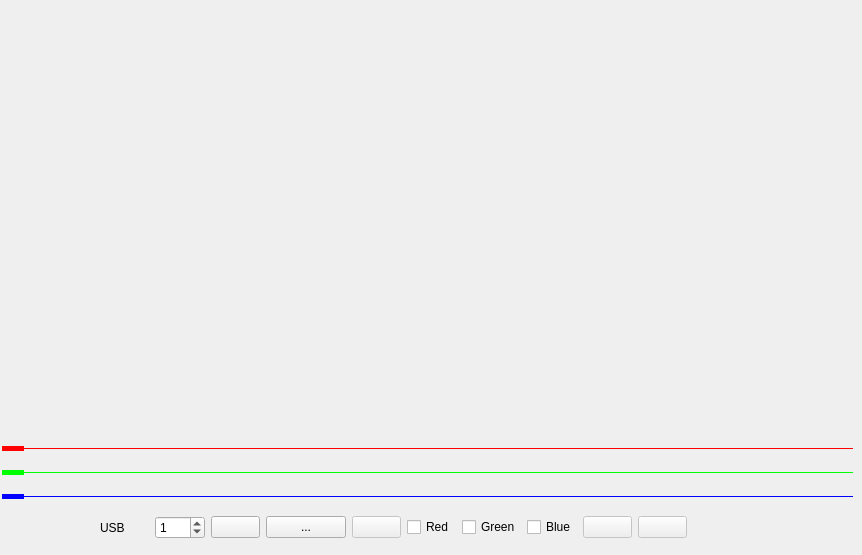
    <widget class="QWidget" name="tab_5">
     <attribute name="title">
      <string>Spectrometer</string>
     </attribute>
     <widget class="QWidget" name="layoutWidget4">
      <property name="geometry">
       <rect>
        <x>2</x>
        <y>438</y>
        <width>851</width>
        <height>71</height>
       </rect>
      </property>
      <layout class="QGridLayout" name="gridColors">
       <item row="0" column="0">
        <widget class="QSlider" name="slideRedLen">
         <property name="enabled">
          <bool>false</bool>
         </property>
         <property name="toolTip">
          <string>&lt;html&gt;&lt;head/&gt;&lt;body&gt;&lt;p&gt;611.3&lt;/p&gt;&lt;/body&gt;&lt;/html&gt;</string>
         </property>
         <property name="styleSheet">
          <string notr="true">QSlider::groove:horizontal {
    height: 1px; /* the groove expands to the size of the slider by default. by giving it a height, it has a fixed size */
    background: qlineargradient(x1:0, y1:0, x2:0, y2:1, stop:0 #F00, stop:1 #F00);
    margin: 2px 0;
}


QSlider::handle:horizontal {
    background: qlineargradient(x1:0, y1:0, x2:1, y2:1, stop:0 #F00, stop:1 #F00);
    border: 2px solid #F00;
    width: 18px;
    margin: -2px 0; /* handle is placed by default on the contents rect of the groove. Expand outside the groove */
    border-radius: 3px;
}</string>
         </property>
         <property name="orientation">
          <enum>Qt::Horizontal</enum>
         </property>
        </widget>
       </item>
       <item row="2" column="0">
        <widget class="QSlider" name="slideBlueLen">
         <property name="enabled">
          <bool>false</bool>
         </property>
         <property name="toolTip">
          <string>&lt;html&gt;&lt;head/&gt;&lt;body&gt;&lt;p&gt;435.7&lt;/p&gt;&lt;/body&gt;&lt;/html&gt;</string>
         </property>
         <property name="styleSheet">
          <string notr="true">QSlider::groove:horizontal {
    height: 1px; /* the groove expands to the size of the slider by default. by giving it a height, it has a fixed size */
    background: qlineargradient(x1:0, y1:0, x2:0, y2:1, stop:0 #00F, stop:1 #00F);
    margin: 2px 0;
}


QSlider::handle:horizontal {
    background: qlineargradient(x1:0, y1:0, x2:1, y2:1, stop:0 #00F, stop:1 #00F);
    border: 2px solid #00F;
    width: 18px;
    margin: -2px 0; /* handle is placed by default on the contents rect of the groove. Expand outside the groove */
    border-radius: 3px;
}</string>
         </property>
         <property name="orientation">
          <enum>Qt::Horizontal</enum>
         </property>
        </widget>
       </item>
       <item row="1" column="0">
        <widget class="QSlider" name="slideGreenLen">
         <property name="enabled">
          <bool>false</bool>
         </property>
         <property name="toolTip">
          <string>&lt;html&gt;&lt;head/&gt;&lt;body&gt;&lt;p&gt;546.1&lt;/p&gt;&lt;/body&gt;&lt;/html&gt;</string>
         </property>
         <property name="styleSheet">
          <string notr="true">QSlider::groove:horizontal {
    height: 1px; /* the groove expands to the size of the slider by default. by giving it a height, it has a fixed size */
    background: qlineargradient(x1:0, y1:0, x2:0, y2:1, stop:0 #0F0, stop:1 #0F0);
    margin: 2px 0;
}


QSlider::handle:horizontal {
    background: qlineargradient(x1:0, y1:0, x2:1, y2:1, stop:0 #0F0, stop:1 #0F0);
    border: 2px solid #0F0;
    width: 18px;
    margin: -2px 0; /* handle is placed by default on the contents rect of the groove. Expand outside the groove */
    border-radius: 3px;
}</string>
         </property>
         <property name="orientation">
          <enum>Qt::Horizontal</enum>
         </property>
        </widget>
       </item>
      </layout>
     </widget>
     <widget class="QWidget" name="layoutWidget5">
      <property name="geometry">
       <rect>
        <x>100</x>
        <y>510</y>
        <width>587</width>
        <height>36</height>
       </rect>
      </property>
      <layout class="QGridLayout" name="gridLayout_5">
       <item row="0" column="6">
        <widget class="QCheckBox" name="chbGreen">
         <property name="text">
          <string>Green</string>
         </property>
        </widget>
       </item>
       <item row="0" column="2">
        <widget class="QPushButton" name="pbSpecSnapshot">
         <property name="enabled">
          <bool>true</bool>
         </property>
         <property name="toolTip">
          <string>&lt;html&gt;&lt;head/&gt;&lt;body&gt;&lt;p&gt;Take snapshot&lt;/p&gt;&lt;/body&gt;&lt;/html&gt;</string>
         </property>
         <property name="text">
          <string/>
         </property>
         <property name="icon">
          <iconset>
           <normaloff>:/new/icons/imagenInte/snapshot</normaloff>:/new/icons/imagenInte/snapshot</iconset>
         </property>
        </widget>
       </item>
       <item row="0" column="5">
        <widget class="QCheckBox" name="chbRed">
         <property name="text">
          <string>Red</string>
         </property>
        </widget>
       </item>
       <item row="0" column="1">
        <widget class="QSpinBox" name="sbSpecUsb">
         <property name="maximum">
          <number>9</number>
         </property>
         <property name="value">
          <number>1</number>
         </property>
        </widget>
       </item>
       <item row="0" column="7">
        <widget class="QCheckBox" name="chbBlue">
         <property name="text">
          <string>Blue</string>
         </property>
        </widget>
       </item>
       <item row="0" column="0">
        <widget class="QLabel" name="label_4">
         <property name="text">
          <string>USB</string>
         </property>
        </widget>
       </item>
       <item row="0" column="9">
        <widget class="QPushButton" name="pbViewBack">
         <property name="enabled">
          <bool>false</bool>
         </property>
         <property name="toolTip">
          <string>&lt;html&gt;&lt;head/&gt;&lt;body&gt;&lt;p&gt;Hide background&lt;/p&gt;&lt;/body&gt;&lt;/html&gt;</string>
         </property>
         <property name="text">
          <string/>
         </property>
         <property name="icon">
          <iconset resource="lstImgs.qrc">
           <normaloff>:/new/icons/imagenInte/ojo.png</normaloff>:/new/icons/imagenInte/ojo.png</iconset>
         </property>
        </widget>
       </item>
       <item row="0" column="8">
        <widget class="QPushButton" name="pbSnapCal">
         <property name="enabled">
          <bool>false</bool>
         </property>
         <property name="toolTip">
          <string>&lt;html&gt;&lt;head/&gt;&lt;body&gt;&lt;p&gt;Meassure&lt;/p&gt;&lt;/body&gt;&lt;/html&gt;</string>
         </property>
         <property name="text">
          <string/>
         </property>
         <property name="icon">
          <iconset resource="lstImgs.qrc">
           <normaloff>:/new/icons/imagenInte/digikam.png</normaloff>:/new/icons/imagenInte/digikam.png</iconset>
         </property>
        </widget>
       </item>
       <item row="0" column="4">
        <widget class="QPushButton" name="pbSpecCut">
         <property name="enabled">
          <bool>false</bool>
         </property>
         <property name="toolTip">
          <string>&lt;html&gt;&lt;head/&gt;&lt;body&gt;&lt;p&gt;Cut selected area&lt;/p&gt;&lt;/body&gt;&lt;/html&gt;</string>
         </property>
         <property name="text">
          <string/>
         </property>
         <property name="icon">
          <iconset resource="lstImgs.qrc">
           <normaloff>:/new/icons/imagenInte/tijeras.png</normaloff>:/new/icons/imagenInte/tijeras.png</iconset>
         </property>
        </widget>
       </item>
       <item row="0" column="3">
        <widget class="QPushButton" name="pbSpecLoadSnap">
         <property name="text">
          <string>...</string>
         </property>
        </widget>
       </item>
      </layout>
     </widget>
    </widget>
